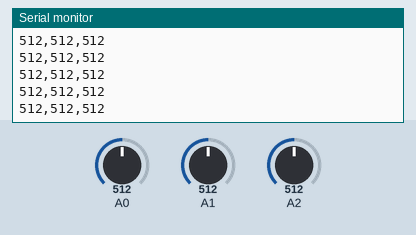
A sketch run on a simulated Arduino Uno, built with avr-gcc and run on an emulated ATmega328P. Shown: the last lines printed to the serial monitor. The inputs (shaded band) are chosen by the test bench; at power-on: A0 = 512, A1 = 512, A2 = 512.

Above: at 1.2 s.
1.3 s: A0 set to 107
At 2.0 s:
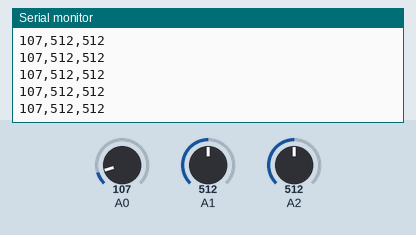
2.8 s: A0 set to 89
At 3.9 s:
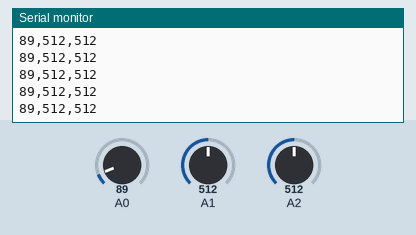
Timing chart, 0 to 5.8 s (numbered marks = the images above; inputs shaded):
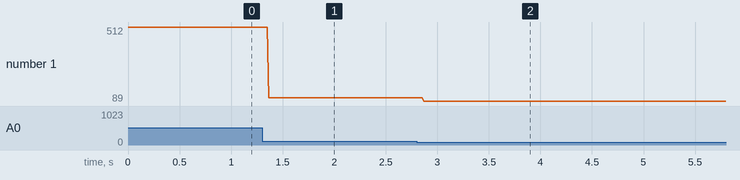

Measured:
- after the input at 1.3 s, the serial monitor: prints a new line after 0.07 s (image 1)
- after the input at 2.8 s, the serial monitor: prints a new line after 0.07 s (image 2)
- plotted number 1: 512 → 107 after the input at 1.3 s, 107 → 89 after the input at 2.8 s

The sketch:

serial_multipleValues_AtoP_arduino.ino
```cpp
// IMA NYU Shanghai
// Interaction Lab

void setup() {
  Serial.begin(9600);
}

void loop() {
  int sensor1 = analogRead(A0);
  int sensor2 = analogRead(A1);
  int sensor3 = analogRead(A2);

  // keep this format
  Serial.print(sensor1);
  Serial.print(",");  // put comma between sensor values
  Serial.print(sensor2);
  Serial.print(",");
  Serial.print(sensor3);
  Serial.println(); // add linefeed after sending the last sensor value

  // too fast communication might cause some latency in Processing
  // this delay resolves the issue.
  delay(10);
}
```
